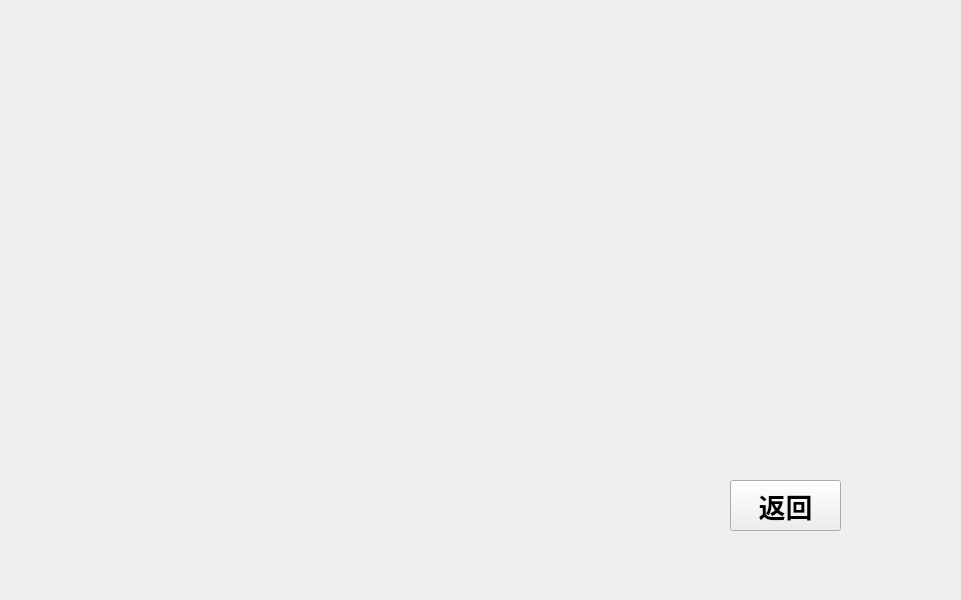
<?xml version="1.0" encoding="UTF-8"?>
<ui version="4.0">
 <class>game3play</class>
 <widget class="QWidget" name="game3play">
  <property name="geometry">
   <rect>
    <x>0</x>
    <y>0</y>
    <width>961</width>
    <height>600</height>
   </rect>
  </property>
  <property name="windowTitle">
   <string>Form</string>
  </property>
  <widget class="QPushButton" name="pushButton">
   <property name="geometry">
    <rect>
     <x>730</x>
     <y>480</y>
     <width>111</width>
     <height>51</height>
    </rect>
   </property>
   <property name="font">
    <font>
     <pointsize>20</pointsize>
     <bold>true</bold>
    </font>
   </property>
   <property name="text">
    <string>返回</string>
   </property>
  </widget>
  <widget class="QWidget" name="widget" native="true">
   <property name="geometry">
    <rect>
     <x>20</x>
     <y>20</y>
     <width>512</width>
     <height>512</height>
    </rect>
   </property>
   <property name="styleSheet">
    <string notr="true">background-image: url(:/res/chessboard.jpg);</string>
   </property>
  </widget>
 </widget>
 <resources/>
 <connections/>
</ui>
